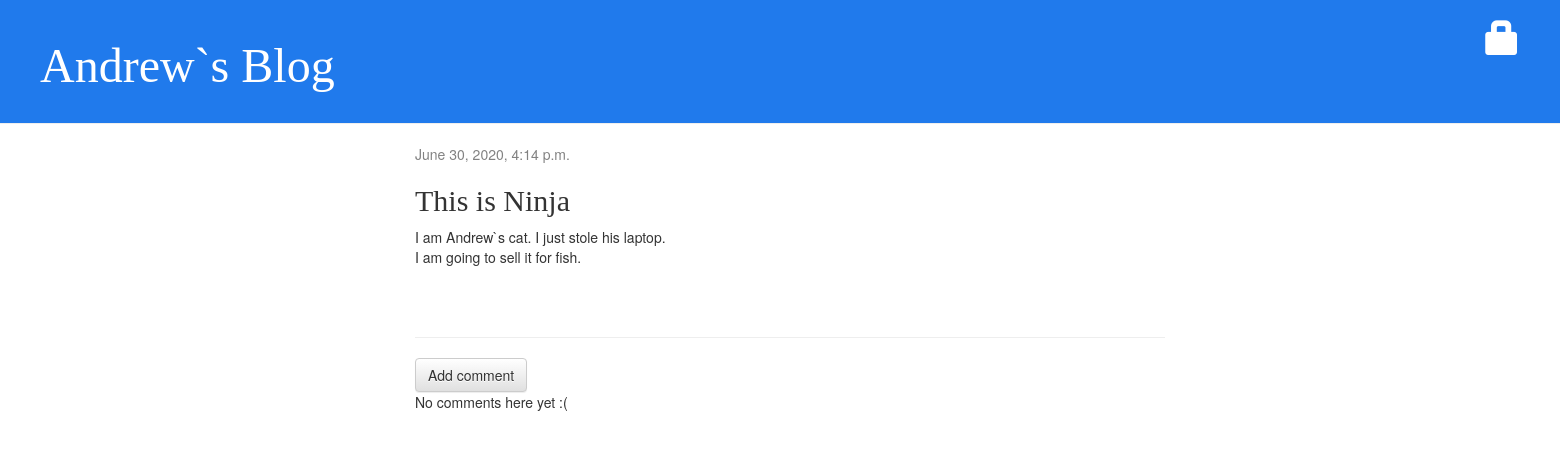
The app's page /post/2/ with its own data.
### blog/models.py (models this page shows, shortened)
class Post(models.Model):
    author = models.ForeignKey(settings.AUTH_USER_MODEL, on_delete=models.CASCADE)
    title = models.CharField(max_length=200)
    text = models.TextField()
    created_date = models.DateTimeField(default=timezone.now)
    published_date = models.DateTimeField(blank=True, null=True)

### blog/views.py (the view)
# urls.py: path('post/<int:pk>/', views.post_detail, name='post_detail'),
def post_detail(request, pk):
    post = get_object_or_404(Post, pk=pk)
    return render(request, 'blog/post_detail.html', {'post': post})

### blog/templates/blog/post_detail.html (shortened to what this page needs)
{% extends 'blog/base.html'%}
{% block content%}
    <div class="post">
        {% if post.published_date %}
            <div class="date">
                {{ post.published_date }}
            </div>
        {% else %}
            <a class="btn btn-default" href="{% url 'post_publish' pk=post.pk %}">Publish</a>
        {% endif %}
        <h2>{{ post.title }}</h2>
        <p>{{ post.text|linebreaksbr }}</p>
    </div>
    <hr>
    <a class="btn btn-default" href="{% url 'add_comment_to_post' pk=post.pk %}">Add comment</a>
    {% for comment in post.comments.all %}
        {% if user.is_authenticated or comment.approved_comment %}
        <div class="comment">
            <div class="date">
                {{ comment.created_date }}
                {% if not comment.approved_comment %}
                    <a class="btn btn-default" href="{% url 'comment_remove' pk=comment.pk %}"><span class="glyphicon glyphicon-remove"></span></a>
                    <a class="btn btn-default" href="{% url 'comment_approve' pk=comment.pk %}"><span class="glyphicon glyphicon-ok"></span></a>
                {% endif %}
            </div>
            <strong>{{ comment.author }}</strong>
            <p>{{ comment.text|linebreaks }}</p>
        </div>
        {% endif %}
    {% empty %}
        <p>No comments here yet :(</p>
    {% endfor %}
{% endblock %}

### blog/static/css/blog.css (style rules this page uses)
h1, h2, h3, h4 { font-family: 'fantasy', cursive; }
.date { color: #828282; }
.post { margin-bottom: 70px; }

### records on screen
Post: published_date "June 30, 2020, 4:14 p.m.", title "This is Ninja", text "I am Andrew`s cat. I just stole his laptop. I am going to sell it for fish."
